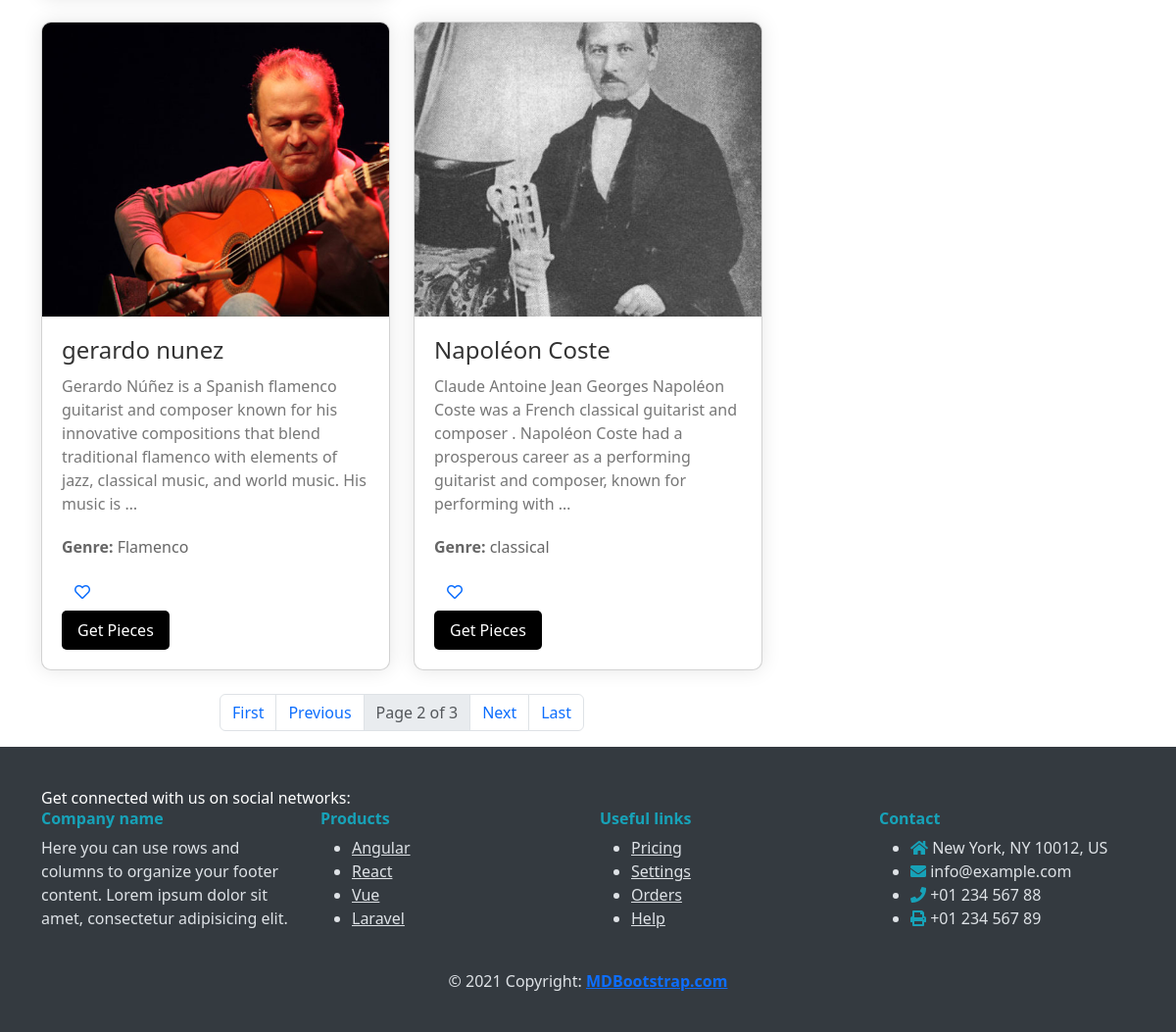
The page /music/composers?page=2 (lower part) on the database as committed earlier.
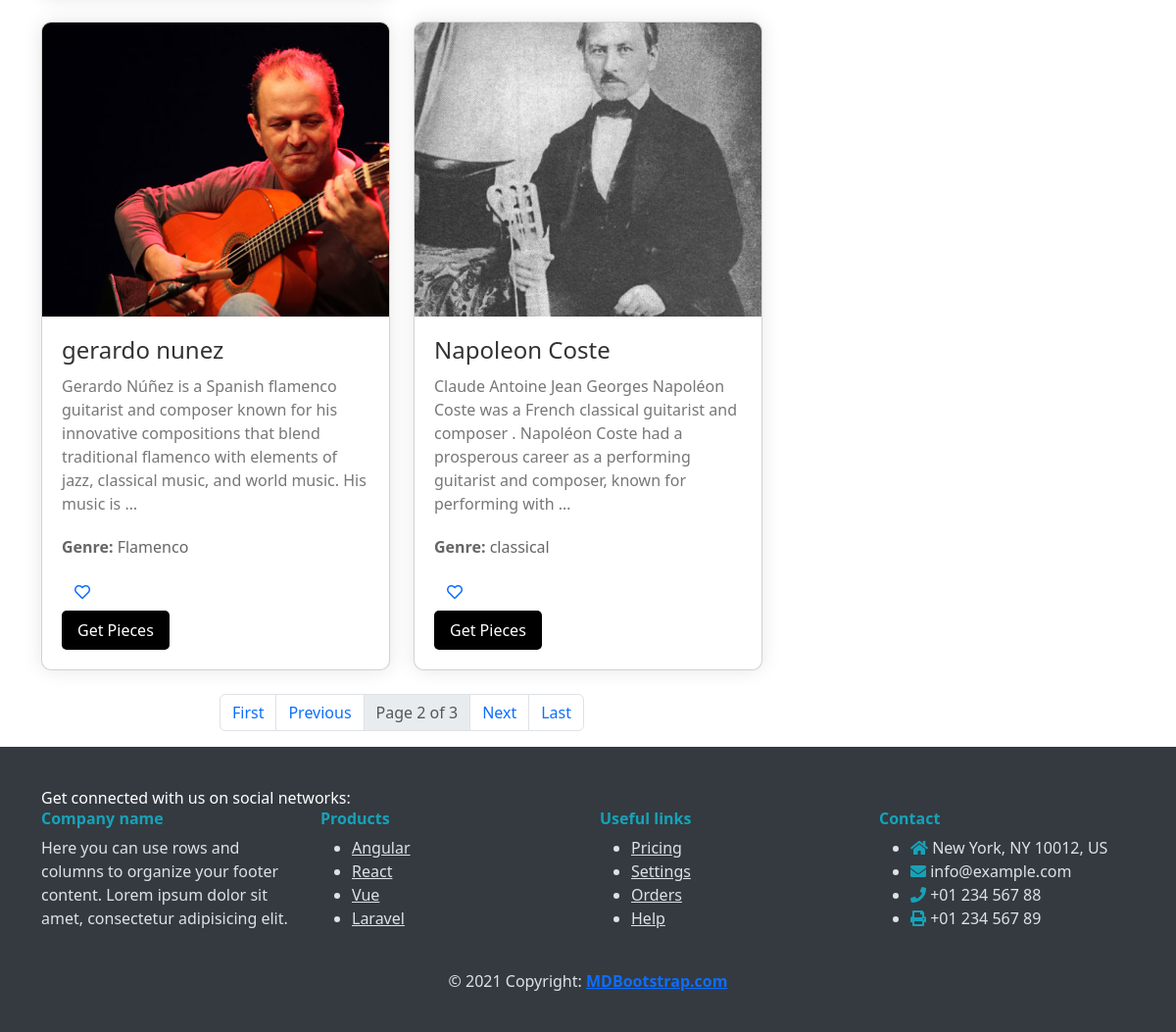
The same page on the database as committed later.
### music/models.py (models this page shows, shortened)
class Composer(models.Model):
    name = models.CharField(max_length=255,null=True,blank=True)
    biography = models.TextField(null=True, blank=True)
    image = models.ImageField(upload_to="Composers/" , default="default.jpg")
    genre = models.CharField(max_length=255,null=True,blank=True)
    nationality = models.CharField(blank=True,null=True,max_length=255)

### music/views.py (the view)
# urls.py: path('composers',ComposersView , name="composers" ),
def ComposersView(request):
    composers = Composer.objects.all()
    p = Paginator(composers,10)
    try:
        page_number = request.GET.get('page')
        composers = p.get_page(page_number)
    except EmptyPage:
        composers = composers.get_page(1)
    except PageNotAnInteger:
        composers = composers.get_page(1)
    if request.user.is_authenticated:
         favorited_composer_ids = set(request.user.favoritecomposer_set.values_list('composer__id', flat=True))
         context = {"composers": composers, "favorited_composer_ids": favorited_composer_ids}
         return render(request,'music/composers.html',context)
    else:
         context = {"composers": composers}
         return render(request,'music/composers.html',context)

### templates/music/composers.html (shortened to what this page needs)
{% extends "base.html" %}
{% load static %}
{% load thumbnail %}
{% block content %}
<div class="container">
  <div class="row">
    <div class="col-md-8">
          <div class="row">
        {% for composer in composers %}
        <div class="col-md-6 mb-4">
          <div class="card composer-card">
            <img src="{% thumbnail composer.image "600x400" crop="center" as im %}{{ im.url }}{% endthumbnail %}"
              alt="{{ composer.name }}" class="card-img-top composer-image">
            <div class="composer-details">
              <a style="text-decoration: none;" href="{% url 'music:pieces' cid=composer.id %}"><h3 class="card-title composer-name">{{ composer.name }}</h3></a>
              <p class="card-text composer-bio">{{ composer.biography|truncatewords:30 }}</p>
              <p class="composer-genre"><strong>Genre:</strong> {{ composer.genre }}</p>
              <form action="{% url 'music:Favorites' composer_id=composer.id %}" method="post">
                <button type="submit" class="btn btn-link composer-like-button" aria-label="Favorite Composer">
                  {% if composer.id in favorited_composer_ids %}
                    <i class="fas fa-heart text-danger"></i>
                  {% else %}
                    <i class="far fa-heart"></i>
                  {% endif %}
                </button>
              </form>
              <a href="{% url 'music:pieces' cid=composer.id %}"
                class="btn btn-primary composer-button">Get Pieces</a>
            </div>
          </div>
        </div>
        {% endfor %}
      </div>
      <nav aria-label="Pagination">
        <ul class="pagination justify-content-center">
          {% if composers.has_previous %}
          <li class="page-item">
            <a class="page-link" href="?page=1">First</a>
          </li>
          <li class="page-item">
            <a class="page-link" href="?page={{ composers.previous_page_number }}">Previous</a>
          </li>
          {% endif %}
          <li class="page-item disabled">
            <a class="page-link" href="#">Page {{ composers.number }} of {{ composers.paginator.num_pages }}</a>
          </li>
          {% if composers.has_next %}
          <li class="page-item">
            <a class="page-link" href="?page={{ composers.next_page_number }}">Next</a>
          </li>
          <li class="page-item">
            <a class="page-link" href="?page={{ composers.paginator.num_pages }}">Last</a>
          </li>
          {% endif %}
        </ul>
      </nav>
    </div>
    <div class="col-md-4">
    </div>
  </div>
</div>
{% endblock %}

Rows that differ between the two databases and show on the page:
changed Composer "classical": name "Napoléon Coste" → "Napoleon Coste"
